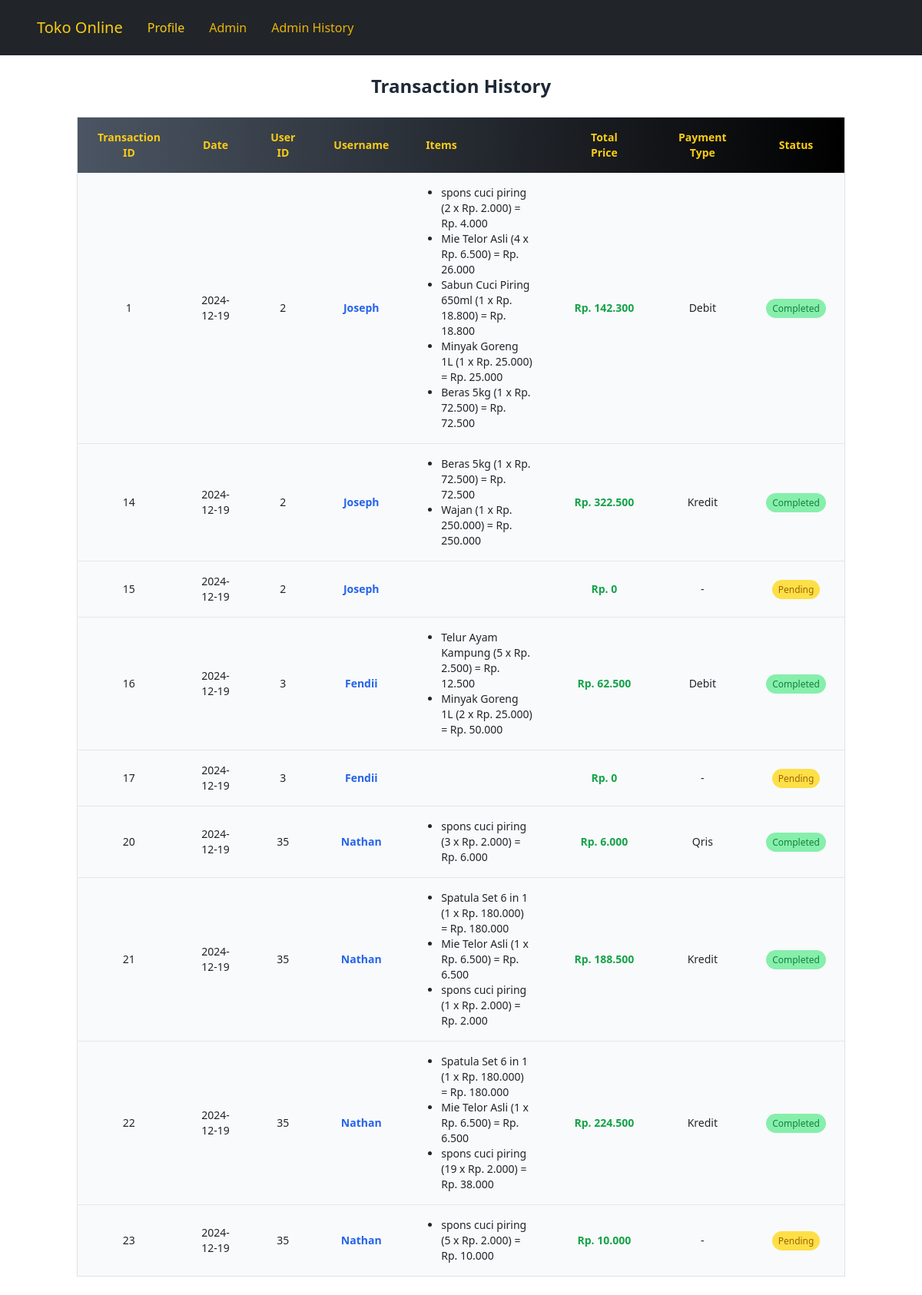
/adminHistory.php (signed in), run on the app's committed database.
### tables this page shows
CREATE TABLE `checkout` (
  `checkout_id` int(10) NOT NULL,
  `date` date NOT NULL,
  `total_harga` int(10) NOT NULL,
  `user_id` int(10) NOT NULL,
  `payment_id` int(10) NOT NULL,
  `status` text NOT NULL
);

CREATE TABLE `users` (
  `user_id` int(10) NOT NULL,
  `username` text NOT NULL,
  `password` text NOT NULL,
  `user_telp` int(15) NOT NULL,
  `email` text NOT NULL,
  `alamat` text NOT NULL,
  `isAdmin` tinyint(1) NOT NULL
);

CREATE TABLE `detailcheckout` (
  `detail_id` int(10) NOT NULL,
  `product_id` int(10) NOT NULL,
  `checkout_id` int(10) NOT NULL,
  `jumlah_product` int(10) NOT NULL
);

CREATE TABLE `products` (
  `product_id` int(10) NOT NULL,
  `gambar` text NOT NULL,
  `nama_product` text NOT NULL,
  `harga_satuan` int(10) NOT NULL,
  `deskripsi` text NOT NULL,
  `stock_product` int(10) NOT NULL,
  `kategori_id` int(10) NOT NULL
);

CREATE TABLE `payment` (
  `payment_id` int(11) NOT NULL,
  `payment_method` text NOT NULL
);

### adminHistory.php (the view, shortened to what this page needs)
<?php
require_once "connect.php";
?>
<!doctype html>
<html lang="en">
<head>
    <link href="https://cdn.jsdelivr.net/npm/bootstrap@5.3.3/dist/css/bootstrap.min.css" rel="stylesheet"
>
    <script src="https://cdn.tailwindcss.com"></script>
</head>
<body>
    <?php include 'nav.php'; ?>
    <section>
        <div class="container mx-auto py-6">
            <h1 class="text-center text-2xl font-bold mb-4 text-gray-800">Transaction History</h1>
            <div class="overflow-x-auto">
                <table class="table-auto w-full text-sm text-left border border-gray-300 shadow-lg rounded-lg">
                    <thead class="bg-gradient-to-r from-gray-600 to-black text-yellow-400 text-center">
                        <tr>
                            <th class="px-4 py-3">Transaction ID</th>
                            <th class="px-2 py-3">Date</th>
                            <th class="px-4 py-3">User ID</th>
                            <th class="px-4 py-3">Username</th>
                            <th class="px-4 py-3 text-left">Items</th>
                            <th class="px-5 py-3">Total Price</th>
                            <th class="px-4 py-3">Payment Type</th>
                            <th class="px-4 py-3">Status</th>
                        </tr>
                    </thead>
                    <tbody class="divide-y divide-gray-200 text-center">
                        <?php
                        $stmt = $mysqli->query("SELECT c.checkout_id, c.date, c.user_id, u.username, c.total_harga, p.payment_method, c.status
                        FROM checkout c
                        JOIN users u ON c.user_id = u.user_id
                        JOIN payment p ON c.payment_id = p.payment_id;");
                        while ($row = $stmt->fetch_assoc()) {
                            $checkout = [
                                'id' => htmlentities($row['checkout_id']),
                                'date' => htmlentities($row['date']),
                                'user_id' => htmlentities($row['user_id']),
                                'username' => htmlentities($row['username']),
                                'total_harga' => htmlentities($row['total_harga']),
                                'payment_type' => htmlentities($row['payment_method']),
                                'status' => htmlentities($row['status'])
                            ];
                        ?>
                            <tr class="bg-gray-50 hover:bg-gradient-to-r from-gray-50 to-gray-200 transition-colors duration-300">
                                <td class="px-4 py-3"><?= $checkout['id']; ?></td>
                                <td class="px-4 py-3"><?= $checkout['date']; ?></td>
                                <td class="px-4 py-3"><?= $checkout['user_id']; ?></td>
                                <td class="px-4 py-3 font-semibold text-blue-600"><?= $checkout['username']; ?></td>
                                <td class="px-4 py-3">
                                    <ul class="list-disc pl-5 text-left">
                                        <?php
                                        $stmt_detail = $mysqli->prepare("SELECT d.detail_id, p.nama_product, d.jumlah_product, p.harga_satuan
                                                 FROM detailcheckout d
                                                 JOIN products p ON d.product_id = p.product_id
                                                 WHERE d.checkout_id = ?");
                                        $stmt_detail->bind_param("i", $checkout['id']);
                                        $stmt_detail->execute();
                                        $result_detail = $stmt_detail->get_result();
                                        while ($row_detail = $result_detail->fetch_assoc()) {
                                            $totalSatuan = $row_detail['jumlah_product'] * $row_detail['harga_satuan'];
                                            echo '<li>' . $row_detail['nama_product'] . ' (' . $row_detail['jumlah_product'] . ' x Rp. ' . number_format($row_detail['harga_satuan'], 0, ',', '.') . ') = Rp. ' . number_format($totalSatuan, 0, ',', '.') . '</li>';
                                        }
                                        ?>
                                    </ul>
                                </td>
                                <td class="px-4 py-3 font-semibold text-green-600">Rp. <?= number_format($checkout['total_harga'], 0, ',', '.'); ?></td>
                                <td class="px-4 py-3"><?= $checkout['payment_type']; ?></td>
                                <td class="px-4 py-3">
                                    <?php
                                    if ($checkout['status'] == "Pending") {
                                        echo '<span class="px-2 py-1 bg-yellow-300 text-yellow-700 text-xs font-medium rounded-full">' . $checkout['status'] . '</span>';
                                    } else {
                                        echo '<span class="px-2 py-1 bg-green-300 text-green-700 text-xs font-medium rounded-full">' . $checkout['status'] . '</span>';
                                    }
                                    ?>
                                </td>
                            </tr>
                        <?php
                        }
                        ?>
                    </tbody>
                </table>
            </div>
        </div>
    </section>
</body>
</html>

### data on the page
checkout: checkout_id "1", date "2024-12-19", user "2", user.username "Joseph", total_harga "142.300", payment.payment_method "Debit", status "Completed"
detailcheckout: product.nama_product "spons cuci piring", jumlah_product "2", product.harga_satuan "2.000", jumlah_product.harga_satuan "4.000"
detailcheckout: product.nama_product "Mie Telor Asli", jumlah_product "4", product.harga_satuan "6.500", jumlah_product.harga_satuan "26.000"
detailcheckout: product.nama_product "Sabun Cuci Piring 650ml", jumlah_product "1", product.harga_satuan "18.800", jumlah_product.harga_satuan "18.800"
detailcheckout: product.nama_product "Minyak Goreng 1L", jumlah_product "1", product.harga_satuan "25.000", jumlah_product.harga_satuan "25.000"
detailcheckout: product.nama_product "Beras 5kg", jumlah_product "1", product.harga_satuan "72.500", jumlah_product.harga_satuan "72.500"
checkout: checkout_id "14", date "2024-12-19", user "2", user.username "Joseph", total_harga "322.500", payment.payment_method "Kredit", status "Completed"
detailcheckout: product.nama_product "Beras 5kg", jumlah_product "1", product.harga_satuan "72.500", jumlah_product.harga_satuan "72.500"
detailcheckout: product.nama_product "Wajan", jumlah_product "1", product.harga_satuan "250.000", jumlah_product.harga_satuan "250.000"
checkout: checkout_id "15", date "2024-12-19", user "2", user.username "Joseph", total_harga "0", payment.payment_method "-", status "Pending"
checkout: checkout_id "16", date "2024-12-19", user "3", user.username "Fendii", total_harga "62.500", payment.payment_method "Debit", status "Completed"
detailcheckout: product.nama_product "Telur Ayam Kampung", jumlah_product "5", product.harga_satuan "2.500", jumlah_product.harga_satuan "12.500"
detailcheckout: product.nama_product "Minyak Goreng 1L", jumlah_product "2", product.harga_satuan "25.000", jumlah_product.harga_satuan "50.000"
checkout: checkout_id "17", date "2024-12-19", user "3", user.username "Fendii", total_harga "0", payment.payment_method "-", status "Pending"
checkout: checkout_id "20", date "2024-12-19", user "35", user.username "Nathan", total_harga "6.000", payment.payment_method "Qris", status "Completed"
detailcheckout: product.nama_product "spons cuci piring", jumlah_product "3", product.harga_satuan "2.000", jumlah_product.harga_satuan "6.000"
checkout: checkout_id "21", date "2024-12-19", user "35", user.username "Nathan", total_harga "188.500", payment.payment_method "Kredit", status "Completed"
detailcheckout: product.nama_product "Spatula Set 6 in 1", jumlah_product "1", product.harga_satuan "180.000", jumlah_product.harga_satuan "180.000"
detailcheckout: product.nama_product "Mie Telor Asli", jumlah_product "1", product.harga_satuan "6.500", jumlah_product.harga_satuan "6.500"
detailcheckout: product.nama_product "spons cuci piring", jumlah_product "1", product.harga_satuan "2.000", jumlah_product.harga_satuan "2.000"
checkout: checkout_id "22", date "2024-12-19", user "35", user.username "Nathan", total_harga "224.500", payment.payment_method "Kredit", status "Completed"
detailcheckout: product.nama_product "Spatula Set 6 in 1", jumlah_product "1", product.harga_satuan "180.000", jumlah_product.harga_satuan "180.000"
detailcheckout: product.nama_product "Mie Telor Asli", jumlah_product "1", product.harga_satuan "6.500", jumlah_product.harga_satuan "6.500"
detailcheckout: product.nama_product "spons cuci piring", jumlah_product "19", product.harga_satuan "2.000", jumlah_product.harga_satuan "38.000"
checkout: checkout_id "23", date "2024-12-19", user "35", user.username "Nathan", total_harga "10.000", payment.payment_method "-", status "Pending"
detailcheckout: product.nama_product "spons cuci piring", jumlah_product "5", product.harga_satuan "2.000", jumlah_product.harga_satuan "10.000"
